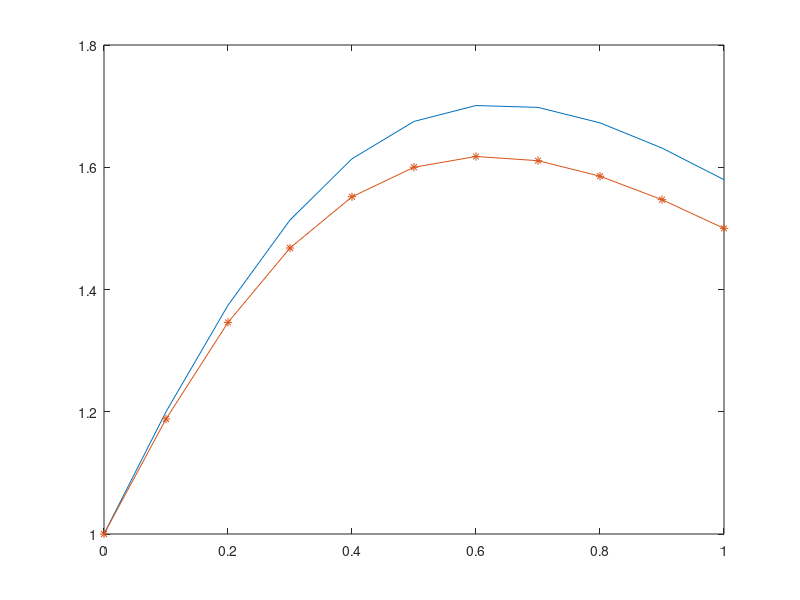

Here is the MATLAB script that generated this plot:
clear all; clc;
format long;

a = 0;
b = 1;
h = .1;
n = (b - a) / h;
y0 = 1;
t = a + [0 : n] * h;
y(1) = y0;
f = @(t, y) (2 - 2 * t * y) / (t ^ 2 + 1);

for i = 2 : n + 1
    y(i) = y(i - 1) + h * f(t(i - 1), y(i - 1));
end

y
yext = (2 .* t + 1) ./ (t .^ 2 + 1)
plot(t, y, '-', t, yext, '-*');